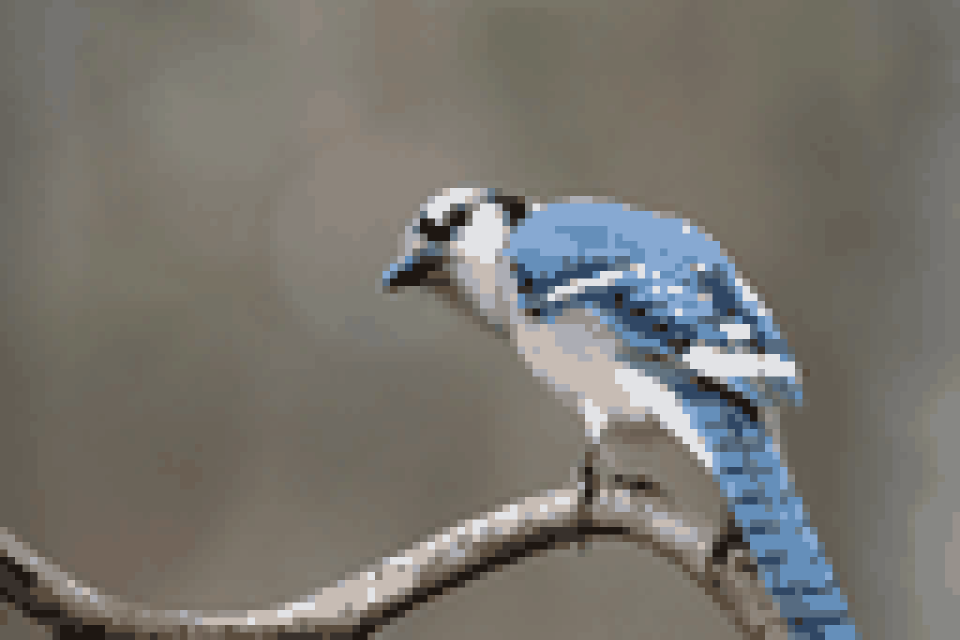
#> input picture examples/pixel_bluejay.png, 1920 x 1280 px (shown at 1/2 size)
$ python pixelator.py examples/pixel_bluejay.png
#> lines starting #> are read from the running program, lines starting #| are printed output that depends on the picture
import argparse
import os
import random
import math # Needed for ceil
from PIL import Image, ImageOps

# --- Default Directory Names ---
DEFAULT_INPUT_DIR = 'input_images'
DEFAULT_OUTPUT_DIR = 'output_images'

# [46 lines left out: function apply_distress_to_small_image, not called in this run]


# --- pixelate_image function ---
def pixelate_image(input_path, output_path, pixel_size, color_count=None, distress_intensity=0, decay_rate=0.65):
    """
    Pixelates an image, preserving transparency and optionally adding aligned distressed edges.

    Args:
        input_path (str): Full path to the input image file.
        output_path (str): Full path to save the pixelated output image.
        pixel_size (int): The size (in pixels) of the 'blocks' in the final image. Must be > 0.
        color_count (int, optional): Max number of colors. Defaults to None.
        distress_intensity (int): Base percentage chance (1-100) to chip edge blocks. Defaults to 0.
        decay_rate (float): Decay rate for distress effect (0.0 to 1.0). Defaults to 0.65.
    """
    # --- Input validation and setup ---
    if pixel_size <= 0:
        print("Error: Pixel size must be greater than 0.")
        return

    output_ext = os.path.splitext(output_path)[1].lower()
    if distress_intensity > 0 and output_ext != '.png':
        print("Warning: Distress effect modifies transparency. Output format should ideally be PNG.")

    try:
        print(f"Processing '{os.path.basename(input_path)}'...")
        img = Image.open(input_path)
        original_size = img.size
        original_mode = img.mode
        original_has_alpha = original_mode in ('RGBA', 'LA') or \
                             (original_mode == 'P' and 'transparency' in img.info)

        if original_has_alpha and distress_intensity == 0 and output_ext != '.png':
             print(f"Warning: Input image has transparency, but output format '{output_ext}' may not support it well. PNG is recommended.")

        # --- Start Processing ---
        if original_has_alpha or distress_intensity > 0:
            if img.mode != 'RGBA':
                img = img.convert('RGBA')
            current_mode = 'RGBA'
        else:
            if img.mode != 'RGB':
                img = img.convert('RGB')
            current_mode = 'RGB'

        # 1. Downscale
        small_width = max(1, original_size[0] // pixel_size)
        small_height = max(1, original_size[1] // pixel_size)
        small_img_base = img.resize((small_width, small_height), Image.Resampling.LANCZOS)

        # 2. Optional: Quantize Colors
        processed_small_img = small_img_base
        if color_count is not None and color_count > 0:
            small_img_mode_before_quant = processed_small_img.mode
            if small_img_mode_before_quant == 'RGBA':
                alpha = processed_small_img.getchannel('A')
                rgb_img = processed_small_img.convert('RGB')
                quantized_rgb = rgb_img.quantize(colors=color_count, method=Image.Quantize.MEDIANCUT).convert('RGB')
                processed_small_img = quantized_rgb.copy()
                processed_small_img.putalpha(alpha)
            else: # RGB or other
                if processed_small_img.mode != 'RGB':
                    processed_small_img = processed_small_img.convert('RGB')
                quantized_rgb = processed_small_img.quantize(colors=color_count, method=Image.Quantize.MEDIANCUT).convert('RGB')
                processed_small_img = quantized_rgb
                if distress_intensity > 0:
                    processed_small_img = processed_small_img.convert('RGBA')

        # 3. Optional: Apply Distress Edges *to the small image*
        final_small_img = processed_small_img
        if distress_intensity > 0:
            final_small_img = apply_distress_to_small_image(processed_small_img, distress_intensity, decay_rate)
            current_mode = 'RGBA'

        # 4. Upscale
        pixelated_img = final_small_img.resize(original_size, Image.Resampling.NEAREST)

        # 5. Final Mode Check
        if current_mode == 'RGBA' and pixelated_img.mode != 'RGBA':
             pixelated_img = pixelated_img.convert('RGBA')
        elif current_mode == 'RGB' and pixelated_img.mode != 'RGB':
             pixelated_img = pixelated_img.convert('RGB')

        # 6. Save
        pixelated_img.save(output_path)
        print(f"-> Saved pixelated image to '{output_path}' (Mode: {pixelated_img.mode})")

    except FileNotFoundError:
        print(f"Error: Input file not found at {input_path}")
    except Exception as e:
        print(f"An error occurred while processing {os.path.basename(input_path)}: {e}")
        import traceback
        traceback.print_exc()

def main():
    parser = argparse.ArgumentParser(
        description="Turn an image into pixel art. Handles default folders and auto-suffixes filenames to avoid overwrites.",
        formatter_class=argparse.RawTextHelpFormatter
        )

    # --- Input/Output Arguments ---
    parser.add_argument("input_image",
                        help="Path to the input image file.\n"
                             "Can be a full path or just a filename relative to --input-dir.")
    parser.add_argument("-o", "--output",
                        help="Full path for the output image file.\n"
                             "If omitted, automatically generates '<output_dir>/pixel_<input_name>(_N).png',\n"
                             "adding '_N' if needed to avoid overwriting existing files.")
    parser.add_argument("--input-dir", default=DEFAULT_INPUT_DIR,
                        help=f"Directory to look for input images if 'input_image' is just a filename.\n"
                             f"Default: '{DEFAULT_INPUT_DIR}'")
    parser.add_argument("--output-dir", default=DEFAULT_OUTPUT_DIR,
                        help=f"Directory to save output images if --output is not specified.\n"
                             f"Default: '{DEFAULT_OUTPUT_DIR}'")

    # --- Pixelation Arguments ---
    parser.add_argument("-p", "--pixel_size", type=int, default=8,
                        help="Size of the pixel art blocks (e.g., 8 means 8x8 original pixels).\nDefault: 8")
    parser.add_argument("-c", "--colors", type=int, default=None,
                        help="Maximum number of colors in the output image (optional).\nQuantization might simplify transparency.\ne.g., 16 or 32.")
    parser.add_argument("-d", "--distress-edges", type=int, default=0, metavar='PERCENT',
                        help="Base percentage chance (1-100) to 'chip' edge blocks before upscaling.\nProbability decays inwards.\nApplies to both opaque and transparent images.\nRequires PNG output. Example: 20\nDefault: 0 (no distress)")
    parser.add_argument("--decay-rate", type=float, default=0.65, metavar='RATE',
                        help="Decay rate for distress effect probability (0.0 to 1.0).\nLower values decay faster (more edge-focused).\nHigher values penetrate deeper.\nDefault: 0.65")

    args = parser.parse_args()

    # --- Determine Full Input Path ---
    input_arg = args.input_image
    if os.path.dirname(input_arg):
        full_input_path = input_arg
    else:
        full_input_path = os.path.join(args.input_dir, input_arg)

    # --- Validate Input Path ---
    if not os.path.isfile(full_input_path):
        print(f"Error: Input image not found at calculated path: {full_input_path}")
        return

    # --- Determine Full Output Path ---
    if args.output:
        full_output_path = args.output
    else:
        input_basename = os.path.basename(full_input_path)
        input_name_part, _ = os.path.splitext(input_basename)
        base_output_filename = f"pixel_{input_name_part}.png"
        potential_output_path = os.path.join(args.output_dir, base_output_filename)
        counter = 1
        while os.path.exists(potential_output_path):
            output_filename_suffix = f"pixel_{input_name_part}_{counter}.png"
            potential_output_path = os.path.join(args.output_dir, output_filename_suffix)
            counter += 1
        full_output_path = potential_output_path
        if counter > 1:
             print(f"Default output path existed, using auto-suffixed name: {full_output_path}")


    # --- Ensure Output Directory Exists ---
    output_dir_actual = os.path.dirname(full_output_path)
    if output_dir_actual:
        try:
            os.makedirs(output_dir_actual, exist_ok=True)
        except OSError as e:
            print(f"Error: Could not create output directory '{output_dir_actual}': {e}")
            return

    # --- Validate Distress Intensity---
    distress_value = 0
    if args.distress_edges:
        if 1 <= args.distress_edges <= 100:
            distress_value = args.distress_edges
        else:
            print("Warning: Distress intensity must be between 1 and 100. Ignoring.")

    decay_rate_value = args.decay_rate
    if not (0.0 < decay_rate_value <= 1.0):
        print(f"Warning: Decay rate ({decay_rate_value}) must be between 0.0 (exclusive) and 1.0 (inclusive). Using default 0.65.")
        decay_rate_value = 0.65

    # --- Call the Image Processing Function ---
    pixelate_image(
        input_path=full_input_path,
        output_path=full_output_path,
        pixel_size=args.pixel_size,
        color_count=args.colors,
        distress_intensity=distress_value,
        decay_rate=decay_rate_value
    )
#> in pixelate_image, img is the input picture: PIL image 1920x1280 RGB; mean R, G, B 119.5, 117, 110.8
#> in pixelate_image, `original_has_alpha = original_mode in ('RGBA', 'LA') or \ (original_mo..`: original_has_alpha = False
#> in pixelate_image, `small_img_base = img.resize((small_width, small_height), Image.Resampl..`:
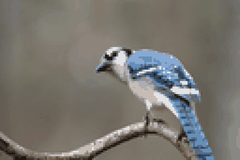
#> small_img_base: PIL image 240x160 RGB; mean R, G, B 119.5, 117, 110.8
#| -> Saved pixelated image to 'output_images/pixel_pixel_bluejay.png' (Mode: RGB)

if __name__ == "__main__":
    main()
